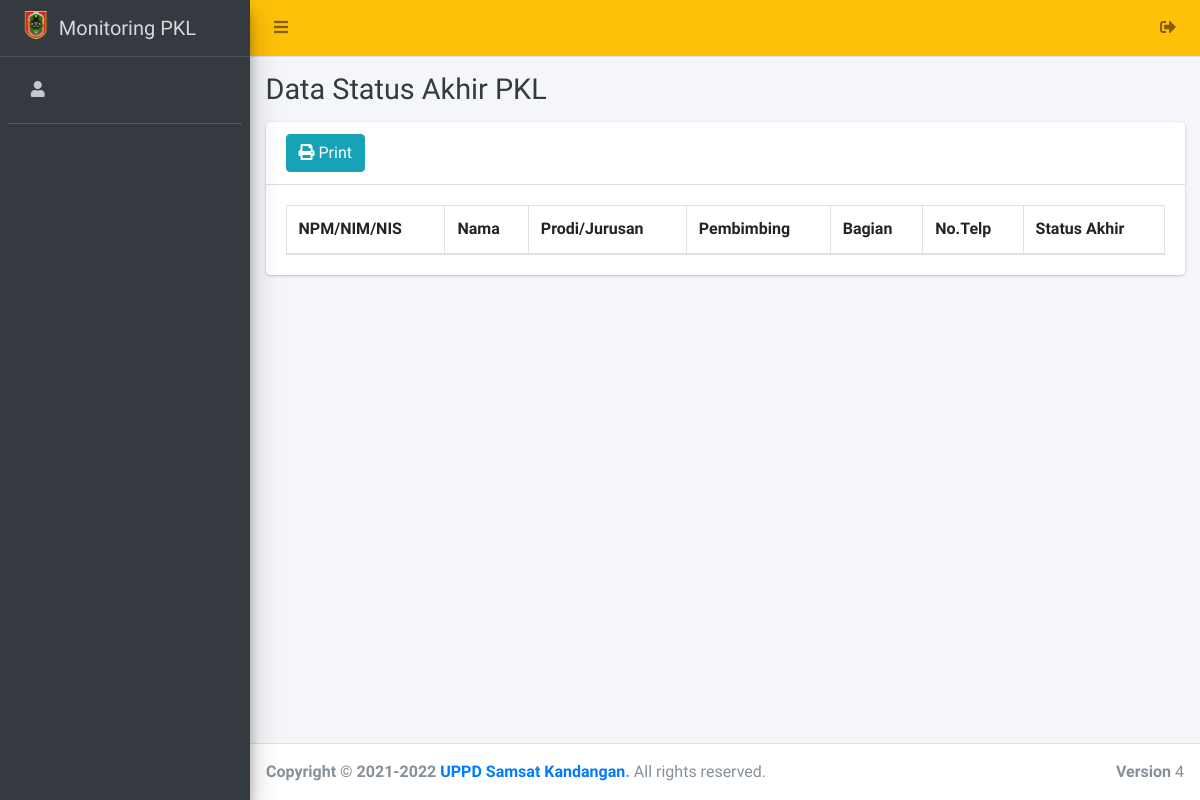
The app's page /admin/statusakhirpeserta/index.php, older data.
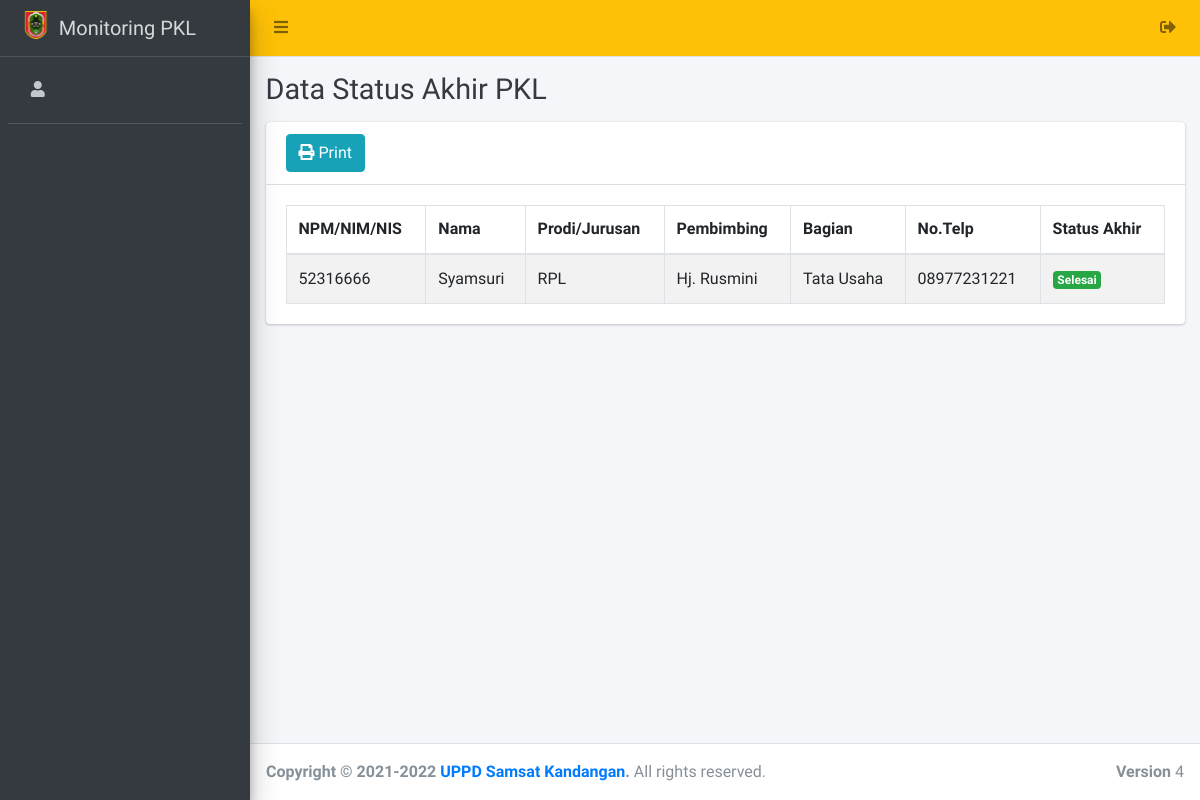
The same page, newer data.
### tables this page shows
CREATE TABLE `daftarpkl` (
  `id_daftar` int(11) NOT NULL,
  `id_peserta` int(11) DEFAULT NULL,
  `id_bagian` int(11) DEFAULT NULL,
  `id_pembimbing` int(11) DEFAULT NULL,
  `status` varchar(50) DEFAULT NULL,
  `tgl_awal` date DEFAULT NULL,
  `tgl_akhir` date DEFAULT NULL,
  `judulpkl` varchar(150) DEFAULT NULL,
  `laporan` varchar(255) DEFAULT NULL,
  `nilaipkl` varchar(20) DEFAULT NULL,
  `status_akhir` varchar(40) DEFAULT 'Belum Selesai'
);

CREATE TABLE `peserta` (
  `id_peserta` int(11) NOT NULL,
  `npm` varchar(13) DEFAULT NULL,
  `nama` varchar(100) DEFAULT NULL,
  `jk` varchar(25) DEFAULT NULL,
  `prodi` varchar(40) DEFAULT NULL,
  `agama` varchar(20) DEFAULT NULL,
  `alamat` text,
  `telp` varchar(18) DEFAULT NULL,
  `foto` varchar(255) DEFAULT NULL,
  `slip_bayar` varchar(255) DEFAULT NULL,
  `id_user` int(11) DEFAULT NULL
);

CREATE TABLE `pembimbing` (
  `id_pembimbing` int(11) NOT NULL,
  `nik` varchar(25) NOT NULL,
  `nama_pembimbing` varchar(50) NOT NULL,
  `hp_pembimbing` varchar(20) NOT NULL,
  `alamat_pembimbing` text NOT NULL
);

CREATE TABLE `bagian` (
  `id_bagian` int(11) NOT NULL,
  `nama_bagian` varchar(100) NOT NULL,
  `deskrip` varchar(255) NOT NULL
);

### admin/statusakhirpeserta/index.php (the view, shortened to what this page needs)
<?php
    include '../../config/koneksi.php';
      include '../../templates/head.php';
      include '../../templates/navbar.php';
      include '../../templates/sidebar.php';
?>
<div class="content-wrapper">
    <div class="content-header">
    <div class="container-fluid">
        <div class="row">
        <div class="col-sm-6">
            <h1 class="m-0 text-dark">Data Status Akhir PKL</h1>
        </div>
        </div>
    </div>
    </div>
<section class="content">
<div class="container-fluid">
<div class="row">
    <div class="col-12">
    <div class="card">
        <div class="card-header">
            <h3 class="card-title">
                <a href="#" class="btn btn-info" target="blank" data-toggle="modal" data-target="#modal_print"><i class="fa fa-print mr-1"></i>Print</a>
            </h3>
        </div>
        <div class="card-body">
            <table id="example1" class="table table-bordered table-striped" style="background-color: ">
                <thead>
                    <th>NPM/NIM/NIS</th>
                    <th>Nama</th>
                    <th>Prodi/Jurusan</th>
                    <th>Pembimbing</th>
                    <th>Bagian</th>
                    <th>No.Telp</th>
                    <th>Status Akhir</th>
                </thead>
                <tbody>
                    <?php
                        $data = $koneksi->query("SELECT * FROM daftarpkl AS dp
                        LEFT JOIN peserta AS p  ON dp.id_peserta = p.id_peserta
                        LEFT JOIN bagian AS bg ON dp.id_bagian = bg.id_bagian
                        LEFT JOIN pembimbing AS pm ON dp.id_pembimbing = pm.id_pembimbing
                                                  ORDER BY dp.id_daftar DESC");
                        while ($row = $data->fetch_array()) {
                     ?>
                    <tr>
                    <td><?= $row['npm'] ?></td>
                    <td><?= $row['nama'] ?></td>
                    <td><?= $row['prodi'] ?></td>
                    <td><?= $row['nama_pembimbing'] ?></td>
                    <td><?= $row['nama_bagian'] ?></td>
                    <td><?= $row['telp']?></td>
                    <td>
                        <?php if ($row['status_akhir'] == "Belum Selesai") { ?>
                        <span class="badge badge-danger"><?= $row['status_akhir'] ?></span>
                        <?php } else { ?>
                        <span class="badge badge-success"><?= $row['status_akhir'] ?></span>
                        <?php } ?>
                    </td>
                    </tr>
                    <?php } ?>
                </tbody>
            </table>
        </div>
    </div>
    </div>
    </div>
</div>
</section>
</div>
<?php
    include '../../templates/footer.php';
?>

Row changes from the older to the newer data that the page shows:
added daftarpkl: id_peserta.npm "52316666", id_peserta.nama "Syamsuri", id_peserta.prodi "RPL", id_pembimbing.nama_pembimbing "Hj. Rusmini", id_bagian.nama_bagian "Tata Usaha", id_peserta.telp "08977231221", status_akhir "Selesai"
